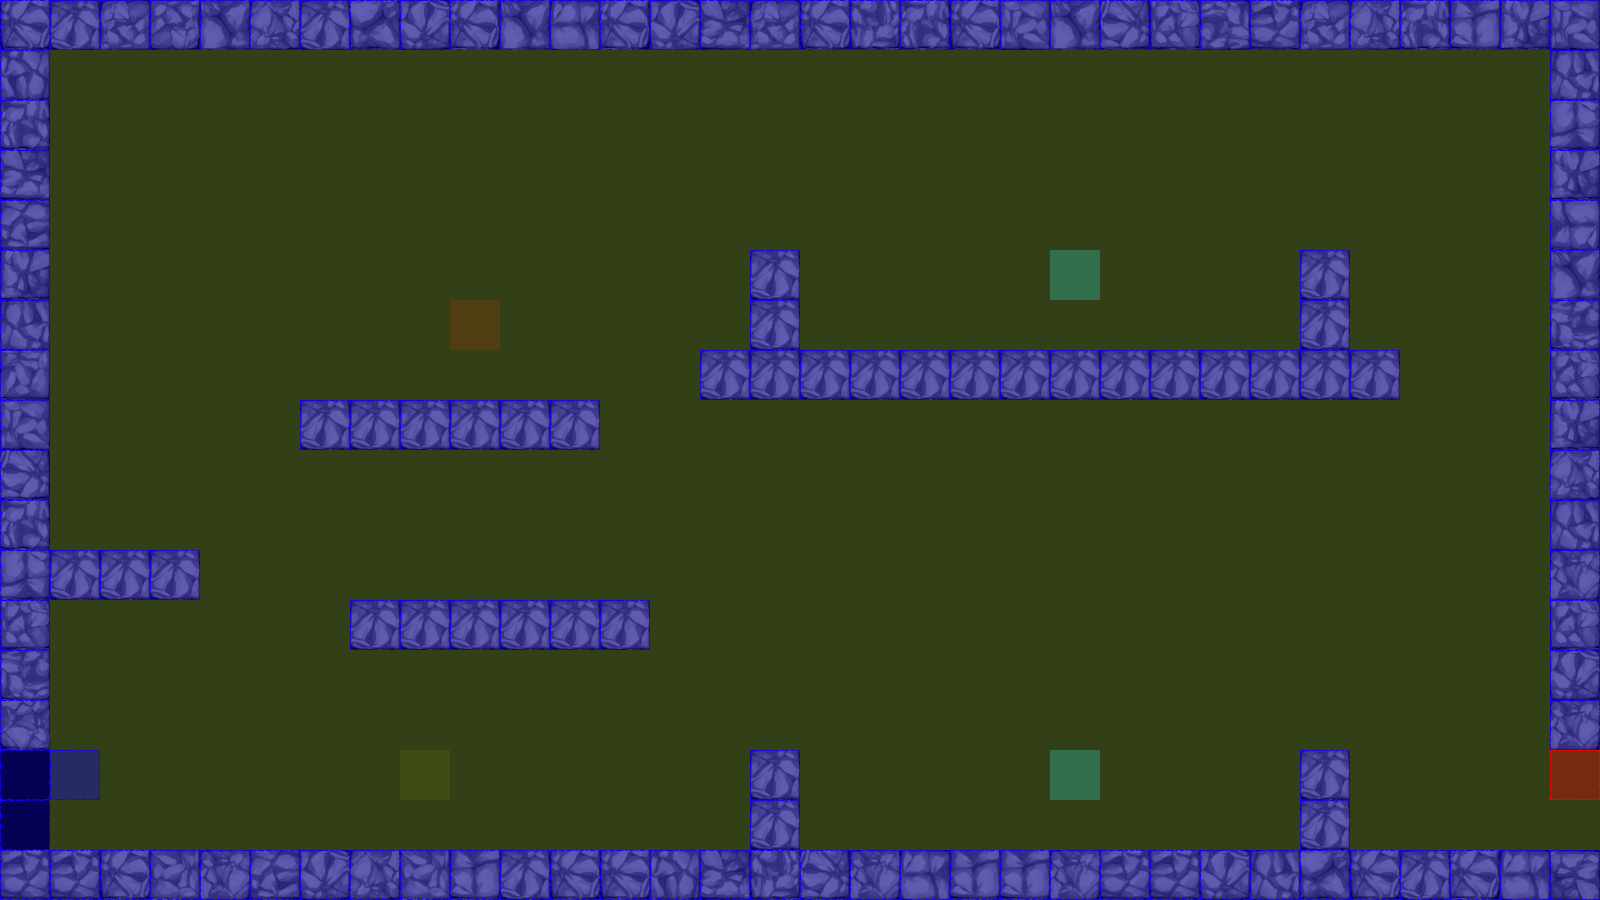

Tiled map render using the project's own tile images. Description and the map definition, with tile-layer contents summarised, below:
An orthogonal 32x18 tile map with 50x50 px tiles, 3 tile layers (terrain, collision, event), 2 tilesets.

<map version="1.0" orientation="orthogonal" renderorder="left-up" width="32" height="18" tilewidth="50" tileheight="50" nextobjectid="3">
 <tileset firstgid="1" name="dungeonTile" tilewidth="50" tileheight="50" tilecount="64" columns="8">
  <image source="tiles/dungeonTile.png" width="400" height="400" />
 </tileset>
 <tileset firstgid="65" name="collisionTile" tilewidth="50" tileheight="50" tilecount="12" columns="3">
  <image source="tiles/collisionTile.png" width="150" height="200" />
 </tileset>
 <layer name="terrain" width="32" height="18">
  <data>[576 cells, 129 non-empty, 33 distinct tile ids]</data>
 </layer>
 <layer name="collision" width="32" height="18">
  <data>[576 cells, 576 non-empty, 2 distinct tile ids]</data>
 </layer>
 <layer name="event" width="32" height="18">
  <data>[576 cells, 6 non-empty, 5 distinct tile ids]</data>
 </layer>
</map>
